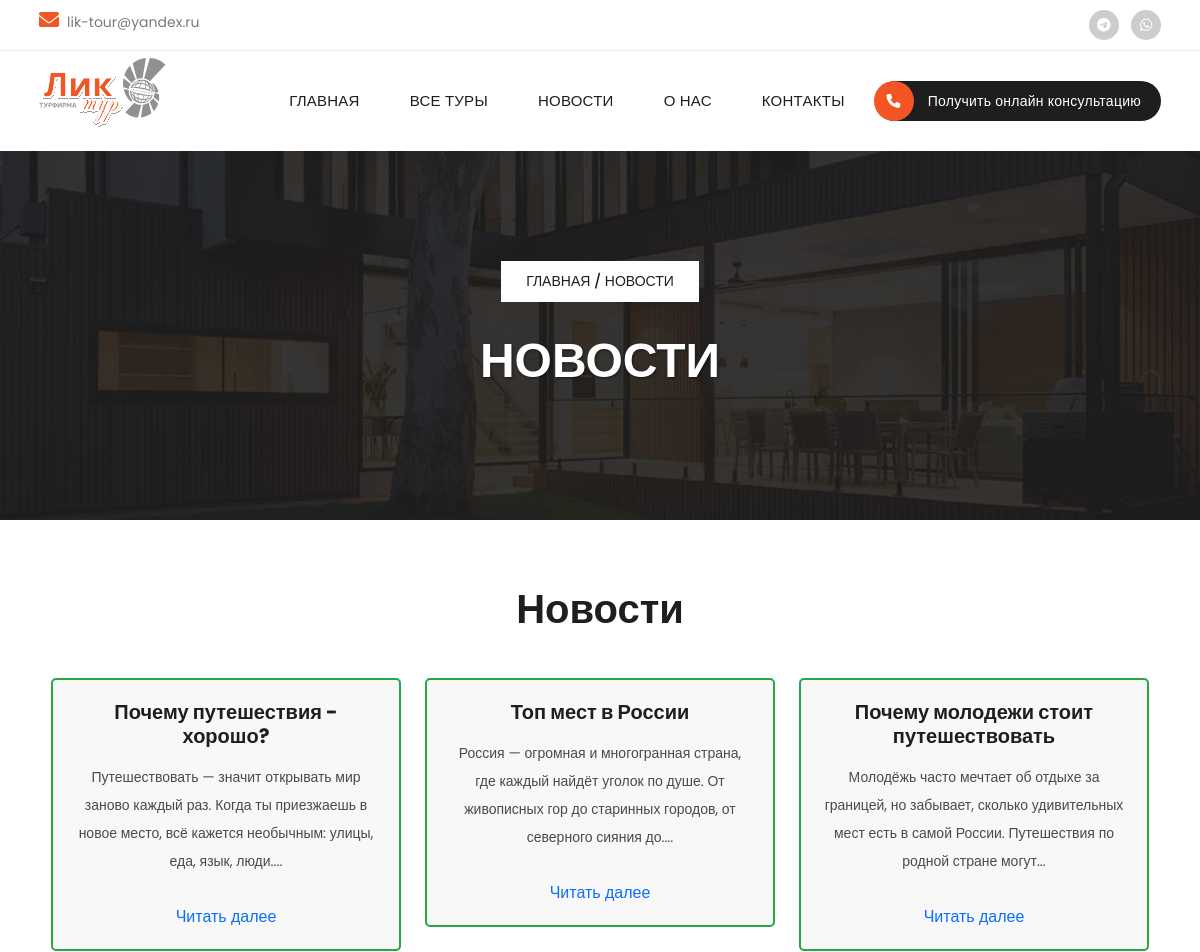
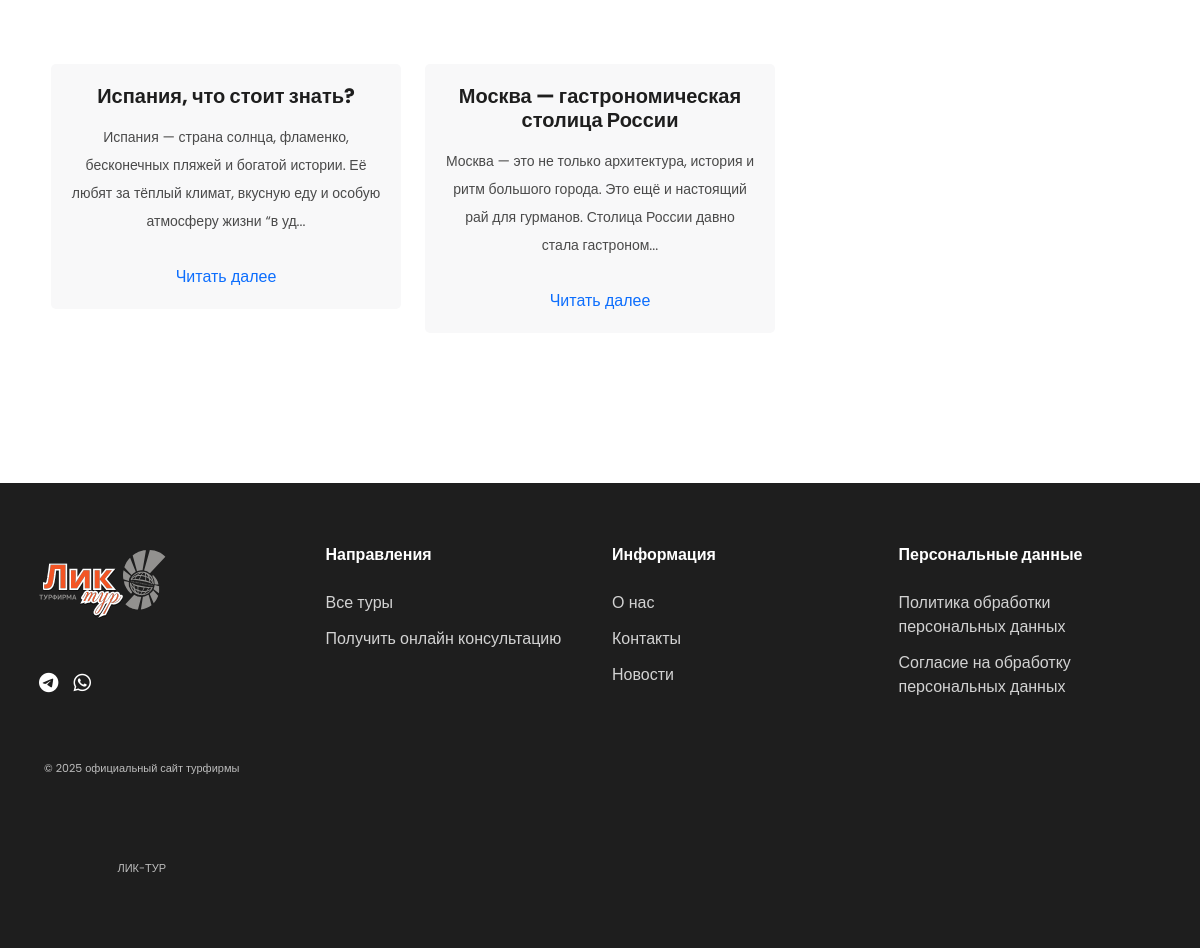
The page /all-news/ on the database its author committed (2 pictures, top to bottom).
### LikTour/models.py (models this page shows, shortened)
class News(models.Model):
    title = models.CharField(max_length=45, verbose_name='Заголовок новости')
    description = models.TextField(max_length=145, verbose_name='Описание новости')
    news = models.ForeignKey(AboutNewsPage, on_delete=models.PROTECT, null=True, blank=True, verbose_name='Новость')
    is_pinned = models.BooleanField(default=False, verbose_name='Закрепить новость')  # Новое поле
    class Meta:
        verbose_name = 'Новость блоком'
        verbose_name_plural = 'Новости блоком'

### LikTour/views.py (the view)
# urls.py: path('all-news/', all_news, name='all_news'),
def all_news(request):
    pinned_news = News.objects.select_related('news').filter(is_pinned=True)[:3]
    regular_news = News.objects.select_related('news').filter(is_pinned=False).order_by('-id')
    context = {
        'pinned_news': pinned_news,
        'regular_news': regular_news
    }
    return render(request, 'LikTour/all-news.html', context)

### LikTour/templates/LikTour/all-news.html (shortened to what this page needs)
{% load static %}
<!DOCTYPE html>
<html lang="en">
  <head>
    <link href="{% static 'LikTour/vendor/bootstrap/css/bootstrap.min.css' %}" rel="stylesheet" />
    <link rel="stylesheet" href="{% static 'LikTour/css/fontawesome.css' %}" />
    <link rel="stylesheet" href="{% static 'LikTour/css/templatemo-villa-agency.css' %}" />
    <link rel="stylesheet" href="{% static 'LikTour/css/owl.css' %}" />
    <link rel="stylesheet" href="{% static 'LikTour/css/animate.css' %}" />
    <link rel="stylesheet" href="{% static 'LikTour/css/page_sities.css' %}" />
    <link rel="stylesheet" href="{% static 'LikTour/css/baner.css' %}" />
    <link rel="stylesheet" href="{% static 'LikTour/css/fyter.css' %}" />
    <link rel="stylesheet" href="{% static 'LikTour/css/news.css' %}" />
    <link
      rel="stylesheet"
      href="https://unpkg.com/swiper@7/swiper-bundle.min.css"
    />
    <link
      rel="stylesheet"
      href="https://cdnjs.cloudflare.com/ajax/libs/OwlCarousel2/2.3.4/assets/owl.carousel.min.css"
    />
    <link
      rel="stylesheet"
      href="https://cdnjs.cloudflare.com/ajax/libs/OwlCarousel2/2.3.4/assets/owl.theme.default.min.css"
    />
  </head>
  <body>
    <div class="sub-header">
      <div class="container">
        <div class="row">
          <div class="col-lg-8 col-md-8">
            <ul class="info">
              <a href="mailto:lik-tour@yandex.ru">
                <li><i class="fa fa-envelope"></i>lik-tour@yandex.ru</li>
              </a>
            </ul>
          </div>
          <div class="col-lg-4 col-md-4">
            <ul class="social-links">
              <li>
                <a
                  href="https://t.me/NataliyaBelimova?text=Здравствуйте,%20я%20по%20поводу..."
                  target="_blank"
                  rel="noopener noreferrer"
                >
                  <i class="fab fa-telegram"></i>
                </a>
              </li>
              <li>
                <a
                  href="https://wa.me/79141423955?text=Здравствуйте,%20я%20по%20поводу..."
                  target="_blank"
                  rel="noopener noreferrer"
                >
                  <i class="fab fa-whatsapp"></i>
                </a>
              </li>
            </ul>
          </div>
        </div>
      </div>
    </div>
    <header class="header-area header-sticky">
      <div class="container">
        <div class="row">
          <div class="col-12">
            <nav class="main-nav">
              <a href="{% url 'main_page' %}" class="logo">
                <img
                  src="{% static 'LikTour/images/logotip.svg' %}"
                  alt="logo"
                  class="logotip-img"
                />
              </a>
              <ul class="nav">
                <li><a href="{% url 'main_page' %}">ГЛАВНАЯ</a></li>
                <li><a href="{% url 'properties' %}">ВСЕ ТУРЫ</a></li>
                <li><a href="{% url 'all_news' %}">НОВОСТИ</a></li>
                <li><a href="{% url 'about_us' %}">О НАС</a></li>
                <li><a href="{% url 'contact_with_us' %}">КОНТАКТЫ</a></li>
                <li>
                  <a href="tel:+79141423955"
                    ><i class="fa fa-phone"></i> Получить онлайн консультацию</a
                  >
                </li>
              </ul>
            </nav>
          </div>
        </div>
      </div>
    </header>
    <div class="page-heading header-text1">
      <div class="container">
        <div class="row">
          <div class="col-lg-12">
            <span class="breadcrumb"
              ><a href="{% url 'main_page' %}">Главная</a> / Новости
            </span>
            <h3>Новости</h3>
          </div>
        </div>
      </div>
    </div>
    <div class="properties section">
      <div class="container">
        <div class="row">
          <div class="col-lg-12 text-center">
            <div class="section1">
              <div class="section-heading1">
                <h1>Новости</h1>
              </div>
            </div>
          </div>
        </div>
        <section class="service_section layout_padding">
          <div class="service_container">
            <div class="container">
              {% if pinned_news %}
                <div class="row pinned-section">
                  {% for news_item in pinned_news %}
                    <div class="col-md-4">
                      <div class="box pinned-box">
                        <div class="detail-box">
                          <h5>{{ news_item.title }}</h5>
                          <p>{{ news_item.description }}</p>
                          <a href="{% url 'news_detail' news_item.news.id %}">Читать далее</a>
                        </div>
                      </div>
                    </div>
                  {% endfor %}
                </div>
              {% endif %}
              <div class="row regular-section">
                {% for news_item in regular_news %}
                  <div class="col-md-4">
                    <div class="box">
                      <div class="detail-box">
                        <h5>{{ news_item.title }}</h5>
                        <p>{{ news_item.description }}</p>
                        <a href="{% url 'news_detail' news_item.news.id %}">Читать далее</a>
                      </div>
                    </div>
                  </div>
                {% empty %}
                  {% if not pinned_news %}
                    <div class="col-md-12">
                      <p>Новостей пока нет.</p>
                    </div>
                  {% endif %}
                {% endfor %}
              </div>
            </div>
          </div>
        </section>
      </div>
    </div>
    <footer>
      <div class="container">
        <div class="row">
          <div class="col-lg-3 col-md-6 mb-5 mb-lg-0">
            <a href="{% url 'main_page' %}" class="logo">
              <img
                src="{% static 'LikTour/images/logotip.svg' %}"
                alt="logo"
                class="logotip-img"
              />
            </a>
            <div class="footer-social d-flex">
              <a
                href="https://t.me/NataliyaBelimova?text=Здравствуйте,%20я%20по%20поводу..."
                target="_blank"
                rel="noopener noreferrer"
              >
                <i class="fab fa-telegram"></i>
              </a>
              <a
                href="https://wa.me/79141423955?text=Здравствуйте,%20я%20по%20поводу..."
                target="_blank"
                rel="noopener noreferrer"
              >
                <i class="fab fa-whatsapp"></i>
              </a>
            </div>
            <p class="footer-copyright">
              © 2025 официальный сайт турфирмы ЛИК-ТУР
            </p>
          </div>
          <div class="col-lg-3 col-md-6 mb-5 mb-md-0">
            <div class="text-fyter">Направления</div>
            <br />
            <ul class="footer-links">
              <li><a href="{% url 'properties' %}">Все туры</a></li>
              <li>
                <a href="tel:+79141423955"> Получить онлайн консультацию</a>
              </li>
            </ul>
          </div>
          <div class="col-lg-3 col-md-6 mb-5 mb-md-0">
            <div class="text-fyter">Информация</div>
            <br />
            <ul class="footer-links">
              <li><a href="{% url 'about_us' %}">О нас</a></li>
              <li><a href="{% url 'contact_with_us' %}">Контакты</a></li>
              <li><a href="{% url 'all_news' %}">Новости</a></li>
            </ul>
          </div>
          <div class="col-lg-3 col-md-6">
            <div class="text-fyter">Персональные данные</div>
            <br />
            <ul class="footer-links">
              <li>
                <a href="{% url 'our_policy' %}">Политика обработки персональных данных</a>
              </li>
              <li>
                <a href="{% url 'agreement' %}"
                  >Согласие на обработку персональных данных</a
                >
              </li>
            </ul>
          </div>
        </div>
      </div>
    </footer>
  </body>
</html>

### LikTour/static/LikTour/css/page_sities.css (style rules this page uses)
.breadcrumb { background-color: #fff; color: #1e1e1e; font-size: 14px; font-weight: 500; text-transform: uppercase; padding: 10px 25px; display: inline-block; margin-bottom: 30px; }
.breadcrumb a { color: #1e1e1e; text-decoration: none; transition: color 0.3s; }
h3 { font-size: 2.5rem; font-weight: 700; margin-bottom: 20px; text-shadow: 1px 1px 3px rgba(0, 0, 0, 0.5); }

### LikTour/static/LikTour/css/fyter.css (style rules this page uses)
footer { background-color: #1e1e1e; color: #fff; padding: 60px 0 30px; font-family: "Poppins", sans-serif; }
.footer-social { margin: 20px 0; }
.footer-social a { color: #fff; font-size: 20px; margin-right: 15px; transition: color 0.3s; }
.footer-copyright { color: #fff; font-size: 11px; opacity: 0.7; margin-right: 57px; }
.footer-links { list-style: none; padding: 0; }
.footer-links li { margin-bottom: 12px; }
.footer-links a { color: #fff; opacity: 0.8; text-decoration: none; transition: all 0.3s; }

### LikTour/static/LikTour/css/news.css (style rules this page uses)
.row { display: flex; flex-wrap: wrap; margin-right: -15px; margin-left: -15px; }
.service_section .box .detail-box h5 { margin-bottom: 15px; }
.service_section .box .detail-box p { margin-bottom: 15px; }
.service_section .box .detail-box a { margin-top: 15px; display: inline-block; }
.service_section .box { display: flex; flex-direction: column; align-items: center; text-align: center; margin-top: 45px; background-color: #f8f8f9; padding: 20px; border-radius: 5px; }

### rows shown on the page
News: title "Почему путешествия - хорошо?", description "Путешествовать — значит открывать мир заново каждый раз. Когда ты приезжаешь в новое место, всё кажется необычным: улицы, еда, язык, люди...."
News: title "Топ мест в России", description "Россия — огромная и многогранная страна, где каждый найдёт уголок по душе. От живописных гор до старинных городов, от северного сияния до...."
News: title "Почему молодежи стоит путешествовать", description "Молодёжь часто мечтает об отдыхе за границей, но забывает, сколько удивительных мест есть в самой России. Путешествия по родной стране могут..."
News: title "Испания, что стоит знать?", description "Испания — страна солнца, фламенко, бесконечных пляжей и богатой истории. Её любят за тёплый климат, вкусную еду и особую атмосферу жизни “в уд..."
News: title "Москва — гастрономическая столица России", description "Москва — это не только архитектура, история и ритм большого города. Это ещё и настоящий рай для гурманов. Столица России давно стала гастроном..."
